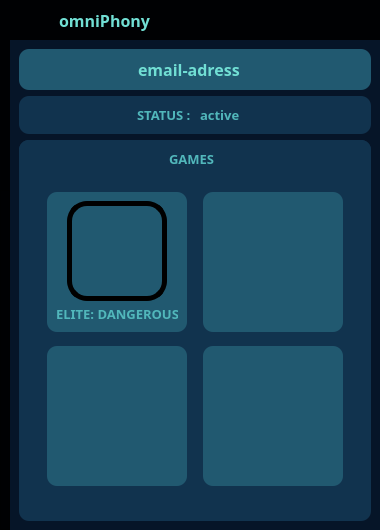
<?xml version="1.0" encoding="UTF-8"?>
<ui version="4.0">
 <class>MainWindow</class>
 <widget class="QMainWindow" name="MainWindow">
  <property name="geometry">
   <rect>
    <x>0</x>
    <y>0</y>
    <width>380</width>
    <height>530</height>
   </rect>
  </property>
  <property name="minimumSize">
   <size>
    <width>380</width>
    <height>530</height>
   </size>
  </property>
  <property name="maximumSize">
   <size>
    <width>380</width>
    <height>530</height>
   </size>
  </property>
  <property name="windowTitle">
   <string>MainWindow</string>
  </property>
  <property name="styleSheet">
   <string notr="true">background-color: rgb(6, 21, 40);
</string>
  </property>
  <widget class="QWidget" name="centralwidget">
   <layout class="QVBoxLayout" name="verticalLayout">
    <property name="spacing">
     <number>0</number>
    </property>
    <property name="leftMargin">
     <number>0</number>
    </property>
    <property name="topMargin">
     <number>0</number>
    </property>
    <property name="rightMargin">
     <number>0</number>
    </property>
    <property name="bottomMargin">
     <number>0</number>
    </property>
    <item>
     <widget class="QFrame" name="topBar">
      <property name="minimumSize">
       <size>
        <width>0</width>
        <height>40</height>
       </size>
      </property>
      <property name="maximumSize">
       <size>
        <width>16777215</width>
        <height>40</height>
       </size>
      </property>
      <property name="styleSheet">
       <string notr="true">QFrame{
	background-color: rgb(0,1,3);
}</string>
      </property>
      <property name="frameShadow">
       <enum>QFrame::Raised</enum>
      </property>
      <layout class="QHBoxLayout" name="horizontalLayout">
       <property name="spacing">
        <number>0</number>
       </property>
       <property name="leftMargin">
        <number>0</number>
       </property>
       <property name="topMargin">
        <number>0</number>
       </property>
       <property name="rightMargin">
        <number>0</number>
       </property>
       <property name="bottomMargin">
        <number>0</number>
       </property>
       <item>
        <widget class="QFrame" name="menuToggle">
         <property name="maximumSize">
          <size>
           <width>50</width>
           <height>40</height>
          </size>
         </property>
         <property name="styleSheet">
          <string notr="true">QFrame{
	background-color: rgb(0, 1, 3);
}</string>
         </property>
         <property name="frameShape">
          <enum>QFrame::NoFrame</enum>
         </property>
         <property name="frameShadow">
          <enum>QFrame::Raised</enum>
         </property>
         <layout class="QHBoxLayout" name="horizontalLayout_3">
          <property name="spacing">
           <number>0</number>
          </property>
          <property name="leftMargin">
           <number>0</number>
          </property>
          <property name="topMargin">
           <number>0</number>
          </property>
          <property name="rightMargin">
           <number>0</number>
          </property>
          <property name="bottomMargin">
           <number>0</number>
          </property>
          <item>
           <widget class="QPushButton" name="toggleButton">
            <property name="sizePolicy">
             <sizepolicy hsizetype="Expanding" vsizetype="Fixed">
              <horstretch>0</horstretch>
              <verstretch>0</verstretch>
             </sizepolicy>
            </property>
            <property name="font">
             <font>
              <family>Neutra Text</family>
              <pointsize>10</pointsize>
              <weight>75</weight>
              <bold>true</bold>
             </font>
            </property>
            <property name="autoFillBackground">
             <bool>false</bool>
            </property>
            <property name="styleSheet">
             <string notr="true">QPushButton{	
	color: rgb(81, 183, 187);
	background-color: rgb(0, 1, 3);
	border: 0px solid;
}</string>
            </property>
            <property name="text">
             <string/>
            </property>
           </widget>
          </item>
         </layout>
        </widget>
       </item>
       <item>
        <widget class="QFrame" name="topMenuBar">
         <property name="maximumSize">
          <size>
           <width>16777215</width>
           <height>40</height>
          </size>
         </property>
         <property name="frameShape">
          <enum>QFrame::NoFrame</enum>
         </property>
         <property name="frameShadow">
          <enum>QFrame::Raised</enum>
         </property>
         <layout class="QHBoxLayout" name="horizontalLayout_5">
          <item>
           <widget class="QLabel" name="label">
            <property name="font">
             <font>
              <family>Neutra Text</family>
              <pointsize>12</pointsize>
              <weight>75</weight>
              <bold>true</bold>
             </font>
            </property>
            <property name="styleSheet">
             <string notr="true">QLabel{
	color: rgb(113, 223, 212);
}</string>
            </property>
            <property name="text">
             <string>omniPhony</string>
            </property>
           </widget>
          </item>
         </layout>
        </widget>
       </item>
      </layout>
     </widget>
    </item>
    <item>
     <widget class="QFrame" name="contentBar">
      <property name="frameShape">
       <enum>QFrame::NoFrame</enum>
      </property>
      <property name="frameShadow">
       <enum>QFrame::Raised</enum>
      </property>
      <property name="lineWidth">
       <number>0</number>
      </property>
      <layout class="QHBoxLayout" name="horizontalLayout_2">
       <property name="spacing">
        <number>0</number>
       </property>
       <property name="leftMargin">
        <number>0</number>
       </property>
       <property name="topMargin">
        <number>0</number>
       </property>
       <property name="rightMargin">
        <number>0</number>
       </property>
       <property name="bottomMargin">
        <number>0</number>
       </property>
       <item>
        <widget class="QFrame" name="contentBar_2">
         <property name="frameShape">
          <enum>QFrame::NoFrame</enum>
         </property>
         <property name="frameShadow">
          <enum>QFrame::Raised</enum>
         </property>
         <property name="lineWidth">
          <number>0</number>
         </property>
         <layout class="QHBoxLayout" name="horizontalLayout_4">
          <property name="spacing">
           <number>0</number>
          </property>
          <property name="leftMargin">
           <number>0</number>
          </property>
          <property name="topMargin">
           <number>0</number>
          </property>
          <property name="rightMargin">
           <number>0</number>
          </property>
          <property name="bottomMargin">
           <number>0</number>
          </property>
          <item>
           <widget class="QFrame" name="menuBtnBar">
            <property name="minimumSize">
             <size>
              <width>10</width>
              <height>0</height>
             </size>
            </property>
            <property name="maximumSize">
             <size>
              <width>16777215</width>
              <height>16777215</height>
             </size>
            </property>
            <property name="styleSheet">
             <string notr="true">QFrame{
	background-color: rgb(0,1,3);
}</string>
            </property>
            <property name="frameShape">
             <enum>QFrame::NoFrame</enum>
            </property>
            <property name="frameShadow">
             <enum>QFrame::Raised</enum>
            </property>
            <property name="lineWidth">
             <number>0</number>
            </property>
            <layout class="QVBoxLayout" name="verticalLayout_2">
             <property name="spacing">
              <number>0</number>
             </property>
             <property name="leftMargin">
              <number>0</number>
             </property>
             <property name="topMargin">
              <number>0</number>
             </property>
             <property name="rightMargin">
              <number>0</number>
             </property>
             <property name="bottomMargin">
              <number>0</number>
             </property>
             <item>
              <widget class="QPushButton" name="btnMain">
               <property name="sizePolicy">
                <sizepolicy hsizetype="Ignored" vsizetype="Fixed">
                 <horstretch>0</horstretch>
                 <verstretch>0</verstretch>
                </sizepolicy>
               </property>
               <property name="minimumSize">
                <size>
                 <width>10</width>
                 <height>50</height>
                </size>
               </property>
               <property name="maximumSize">
                <size>
                 <width>70</width>
                 <height>16777215</height>
                </size>
               </property>
               <property name="font">
                <font>
                 <family>Neutra Text</family>
                 <pointsize>10</pointsize>
                 <weight>75</weight>
                 <bold>true</bold>
                </font>
               </property>
               <property name="styleSheet">
                <string notr="true">QPushButton{	
	background-color: rgb(0, 1, 3);
	color: rgb(55, 134, 149);
	border: 0px solid;
}
QPushButton:hover{
	background-color: rgb(33, 89, 112);
}
</string>
               </property>
               <property name="text">
                <string/>
               </property>
              </widget>
             </item>
             <item>
              <widget class="QPushButton" name="btnSettings">
               <property name="sizePolicy">
                <sizepolicy hsizetype="Ignored" vsizetype="Fixed">
                 <horstretch>0</horstretch>
                 <verstretch>0</verstretch>
                </sizepolicy>
               </property>
               <property name="minimumSize">
                <size>
                 <width>10</width>
                 <height>50</height>
                </size>
               </property>
               <property name="maximumSize">
                <size>
                 <width>70</width>
                 <height>16777215</height>
                </size>
               </property>
               <property name="font">
                <font>
                 <family>Neutra Text</family>
                 <pointsize>10</pointsize>
                 <weight>75</weight>
                 <bold>true</bold>
                </font>
               </property>
               <property name="styleSheet">
                <string notr="true">QPushButton{	
	background-color: rgb(0, 1, 3);
	color: rgb(55, 134, 149);
	border: 0px solid;
}
QPushButton:hover{
	background-color: rgb(33, 89, 112);
}
</string>
               </property>
               <property name="text">
                <string/>
               </property>
              </widget>
             </item>
             <item>
              <widget class="QPushButton" name="btnAccount">
               <property name="sizePolicy">
                <sizepolicy hsizetype="Ignored" vsizetype="Fixed">
                 <horstretch>0</horstretch>
                 <verstretch>0</verstretch>
                </sizepolicy>
               </property>
               <property name="minimumSize">
                <size>
                 <width>10</width>
                 <height>50</height>
                </size>
               </property>
               <property name="maximumSize">
                <size>
                 <width>70</width>
                 <height>16777215</height>
                </size>
               </property>
               <property name="font">
                <font>
                 <family>Neutra Text</family>
                 <pointsize>10</pointsize>
                 <weight>75</weight>
                 <bold>true</bold>
                </font>
               </property>
               <property name="styleSheet">
                <string notr="true">QPushButton{	
	background-color: rgb(0, 1, 3);
	color: rgb(55, 134, 149);
	border: 0px solid;
}
QPushButton:hover{
	background-color: rgb(33, 89, 112);
}
</string>
               </property>
               <property name="text">
                <string/>
               </property>
              </widget>
             </item>
             <item>
              <widget class="QFrame" name="frame">
               <property name="minimumSize">
                <size>
                 <width>10</width>
                 <height>0</height>
                </size>
               </property>
               <property name="styleSheet">
                <string notr="true">QFrame{
	background-color: rgb(0, 1, 3);
}</string>
               </property>
               <property name="frameShape">
                <enum>QFrame::StyledPanel</enum>
               </property>
               <property name="frameShadow">
                <enum>QFrame::Raised</enum>
               </property>
               <layout class="QVBoxLayout" name="verticalLayout_3">
                <property name="spacing">
                 <number>0</number>
                </property>
                <property name="leftMargin">
                 <number>0</number>
                </property>
                <property name="topMargin">
                 <number>0</number>
                </property>
                <property name="rightMargin">
                 <number>0</number>
                </property>
                <property name="bottomMargin">
                 <number>0</number>
                </property>
               </layout>
              </widget>
             </item>
            </layout>
           </widget>
          </item>
          <item>
           <widget class="QFrame" name="contentFrame">
            <property name="frameShape">
             <enum>QFrame::NoFrame</enum>
            </property>
            <property name="frameShadow">
             <enum>QFrame::Raised</enum>
            </property>
            <property name="lineWidth">
             <number>0</number>
            </property>
            <layout class="QVBoxLayout" name="verticalLayout_4">
             <property name="spacing">
              <number>0</number>
             </property>
             <property name="leftMargin">
              <number>0</number>
             </property>
             <property name="topMargin">
              <number>0</number>
             </property>
             <property name="rightMargin">
              <number>0</number>
             </property>
             <property name="bottomMargin">
              <number>0</number>
             </property>
             <item>
              <widget class="QStackedWidget" name="homePages">
               <property name="currentIndex">
                <number>1</number>
               </property>
               <widget class="QWidget" name="homePage">
                <layout class="QGridLayout" name="gridLayout">
                 <item row="1" column="0">
                  <widget class="QFrame" name="activeBody">
                   <property name="styleSheet">
                    <string notr="true">QFrame{
	background-color: rgb(17, 51, 78);
	border-radius: 10px;
}</string>
                   </property>
                   <property name="frameShape">
                    <enum>QFrame::StyledPanel</enum>
                   </property>
                   <property name="frameShadow">
                    <enum>QFrame::Raised</enum>
                   </property>
                   <layout class="QVBoxLayout" name="verticalLayout_5">
                    <item>
                     <spacer name="verticalSpacer_4">
                      <property name="orientation">
                       <enum>Qt::Vertical</enum>
                      </property>
                      <property name="sizeHint" stdset="0">
                       <size>
                        <width>20</width>
                        <height>40</height>
                       </size>
                      </property>
                     </spacer>
                    </item>
                    <item>
                     <widget class="QLabel" name="statusInfo">
                      <property name="font">
                       <font>
                        <family>Neutra Text</family>
                        <pointsize>12</pointsize>
                       </font>
                      </property>
                      <property name="styleSheet">
                       <string notr="true">QLabel{
	color: rgb(81,183,187);
}</string>
                      </property>
                      <property name="text">
                       <string>Waiting for game window to open</string>
                      </property>
                      <property name="alignment">
                       <set>Qt::AlignCenter</set>
                      </property>
                     </widget>
                    </item>
                    <item>
                     <spacer name="verticalSpacer_3">
                      <property name="orientation">
                       <enum>Qt::Vertical</enum>
                      </property>
                      <property name="sizeHint" stdset="0">
                       <size>
                        <width>20</width>
                        <height>40</height>
                       </size>
                      </property>
                     </spacer>
                    </item>
                    <item>
                     <widget class="QLabel" name="statusBody">
                      <property name="font">
                       <font>
                        <family>Neutra Text</family>
                        <pointsize>12</pointsize>
                       </font>
                      </property>
                      <property name="styleSheet">
                       <string notr="true">QLabel{
	color: rgb(81, 183, 187);
}</string>
                      </property>
                      <property name="text">
                       <string>Schoenberg was a mad hatter. Some days he wouldn't even brush his teeth when he got out of bed. And some days he liked to take long walks by the river while juggling the keys to his luxury sports cars, dangerously close to the water.</string>
                      </property>
                      <property name="wordWrap">
                       <bool>true</bool>
                      </property>
                     </widget>
                    </item>
                    <item>
                     <spacer name="verticalSpacer_5">
                      <property name="orientation">
                       <enum>Qt::Vertical</enum>
                      </property>
                      <property name="sizeHint" stdset="0">
                       <size>
                        <width>20</width>
                        <height>40</height>
                       </size>
                      </property>
                     </spacer>
                    </item>
                   </layout>
                  </widget>
                 </item>
                 <item row="0" column="0">
                  <widget class="QFrame" name="activeFrame">
                   <property name="sizePolicy">
                    <sizepolicy hsizetype="Expanding" vsizetype="Fixed">
                     <horstretch>0</horstretch>
                     <verstretch>0</verstretch>
                    </sizepolicy>
                   </property>
                   <property name="minimumSize">
                    <size>
                     <width>0</width>
                     <height>140</height>
                    </size>
                   </property>
                   <property name="maximumSize">
                    <size>
                     <width>166700</width>
                     <height>140</height>
                    </size>
                   </property>
                   <property name="styleSheet">
                    <string notr="true">QFrame{
	background-color: rgb(33, 89, 112);
	border-radius: 10px;
}</string>
                   </property>
                   <property name="frameShape">
                    <enum>QFrame::NoFrame</enum>
                   </property>
                   <property name="frameShadow">
                    <enum>QFrame::Raised</enum>
                   </property>
                   <layout class="QGridLayout" name="gridLayout_2">
                    <item row="0" column="0">
                     <widget class="QLabel" name="labelActive0">
                      <property name="sizePolicy">
                       <sizepolicy hsizetype="Expanding" vsizetype="Fixed">
                        <horstretch>0</horstretch>
                        <verstretch>0</verstretch>
                       </sizepolicy>
                      </property>
                      <property name="minimumSize">
                       <size>
                        <width>80</width>
                        <height>80</height>
                       </size>
                      </property>
                      <property name="maximumSize">
                       <size>
                        <width>80</width>
                        <height>80</height>
                       </size>
                      </property>
                      <property name="text">
                       <string/>
                      </property>
                      <property name="pixmap">
                       <pixmap resource="../resources/resources.qrc">:/Icons/icons/activeLit.png</pixmap>
                      </property>
                      <property name="scaledContents">
                       <bool>true</bool>
                      </property>
                      <property name="alignment">
                       <set>Qt::AlignCenter</set>
                      </property>
                     </widget>
                    </item>
                    <item row="1" column="0">
                     <widget class="QLabel" name="statusActive">
                      <property name="sizePolicy">
                       <sizepolicy hsizetype="Preferred" vsizetype="Fixed">
                        <horstretch>0</horstretch>
                        <verstretch>0</verstretch>
                       </sizepolicy>
                      </property>
                      <property name="font">
                       <font>
                        <family>Neutra Text</family>
                        <pointsize>12</pointsize>
                        <weight>75</weight>
                        <bold>true</bold>
                       </font>
                      </property>
                      <property name="styleSheet">
                       <string notr="true">QLabel{
	color: rgb(113, 223, 212);
}</string>
                      </property>
                      <property name="text">
                       <string>ACTIVE</string>
                      </property>
                      <property name="alignment">
                       <set>Qt::AlignCenter</set>
                      </property>
                     </widget>
                    </item>
                   </layout>
                  </widget>
                 </item>
                </layout>
               </widget>
               <widget class="QWidget" name="accountPage">
                <layout class="QVBoxLayout" name="verticalLayout_6">
                 <item>
                  <widget class="QFrame" name="userName">
                   <property name="sizePolicy">
                    <sizepolicy hsizetype="Preferred" vsizetype="Fixed">
                     <horstretch>0</horstretch>
                     <verstretch>0</verstretch>
                    </sizepolicy>
                   </property>
                   <property name="styleSheet">
                    <string notr="true">QFrame{
	background-color: rgb(33, 89, 112);
	border-radius: 10px;
}
</string>
                   </property>
                   <property name="frameShape">
                    <enum>QFrame::StyledPanel</enum>
                   </property>
                   <property name="frameShadow">
                    <enum>QFrame::Raised</enum>
                   </property>
                   <layout class="QHBoxLayout" name="horizontalLayout_6">
                    <item>
                     <spacer name="horizontalSpacer">
                      <property name="orientation">
                       <enum>Qt::Horizontal</enum>
                      </property>
                      <property name="sizeHint" stdset="0">
                       <size>
                        <width>40</width>
                        <height>20</height>
                       </size>
                      </property>
                     </spacer>
                    </item>
                    <item>
                     <widget class="QLabel" name="emailAdress">
                      <property name="sizePolicy">
                       <sizepolicy hsizetype="Preferred" vsizetype="Fixed">
                        <horstretch>0</horstretch>
                        <verstretch>0</verstretch>
                       </sizepolicy>
                      </property>
                      <property name="font">
                       <font>
                        <family>Neutra Text</family>
                        <pointsize>12</pointsize>
                        <weight>75</weight>
                        <bold>true</bold>
                       </font>
                      </property>
                      <property name="styleSheet">
                       <string notr="true">QLabel{
	color: rgb(113, 223, 212);
}</string>
                      </property>
                      <property name="text">
                       <string>email-adress</string>
                      </property>
                     </widget>
                    </item>
                    <item>
                     <spacer name="horizontalSpacer_2">
                      <property name="orientation">
                       <enum>Qt::Horizontal</enum>
                      </property>
                      <property name="sizeHint" stdset="0">
                       <size>
                        <width>40</width>
                        <height>20</height>
                       </size>
                      </property>
                     </spacer>
                    </item>
                    <item>
                     <widget class="QLabel" name="userImage">
                      <property name="sizePolicy">
                       <sizepolicy hsizetype="Fixed" vsizetype="Fixed">
                        <horstretch>0</horstretch>
                        <verstretch>0</verstretch>
                       </sizepolicy>
                      </property>
                      <property name="text">
                       <string/>
                      </property>
                      <property name="pixmap">
                       <pixmap resource="../resources/resources.qrc">:/Icons/icons/cil-user.png</pixmap>
                      </property>
                     </widget>
                    </item>
                   </layout>
                  </widget>
                 </item>
                 <item>
                  <widget class="QFrame" name="accountStatus">
                   <property name="sizePolicy">
                    <sizepolicy hsizetype="Preferred" vsizetype="Fixed">
                     <horstretch>0</horstretch>
                     <verstretch>0</verstretch>
                    </sizepolicy>
                   </property>
                   <property name="styleSheet">
                    <string notr="true">QFrame{
	background-color: rgb(17, 51, 78);
	border-radius: 10px;
}</string>
                   </property>
                   <property name="frameShape">
                    <enum>QFrame::StyledPanel</enum>
                   </property>
                   <property name="frameShadow">
                    <enum>QFrame::Raised</enum>
                   </property>
                   <layout class="QHBoxLayout" name="horizontalLayout_7">
                    <item>
                     <spacer name="horizontalSpacer_3">
                      <property name="orientation">
                       <enum>Qt::Horizontal</enum>
                      </property>
                      <property name="sizeHint" stdset="0">
                       <size>
                        <width>40</width>
                        <height>20</height>
                       </size>
                      </property>
                     </spacer>
                    </item>
                    <item>
                     <widget class="QLabel" name="statusTitle">
                      <property name="sizePolicy">
                       <sizepolicy hsizetype="Fixed" vsizetype="Fixed">
                        <horstretch>0</horstretch>
                        <verstretch>0</verstretch>
                       </sizepolicy>
                      </property>
                      <property name="font">
                       <font>
                        <family>Neutra Text</family>
                        <pointsize>10</pointsize>
                        <weight>75</weight>
                        <bold>true</bold>
                       </font>
                      </property>
                      <property name="styleSheet">
                       <string notr="true">QLabel{
	color: rgb(81, 183, 187);
}</string>
                      </property>
                      <property name="text">
                       <string>STATUS : </string>
                      </property>
                     </widget>
                    </item>
                    <item>
                     <widget class="QLabel" name="statusActive_2">
                      <property name="sizePolicy">
                       <sizepolicy hsizetype="Preferred" vsizetype="Fixed">
                        <horstretch>0</horstretch>
                        <verstretch>0</verstretch>
                       </sizepolicy>
                      </property>
                      <property name="font">
                       <font>
                        <family>Neutra Text</family>
                        <pointsize>10</pointsize>
                        <weight>75</weight>
                        <bold>true</bold>
                       </font>
                      </property>
                      <property name="styleSheet">
                       <string notr="true">QLabel{
	color: rgb(81, 183, 187);
}</string>
                      </property>
                      <property name="text">
                       <string>active</string>
                      </property>
                     </widget>
                    </item>
                    <item>
                     <spacer name="horizontalSpacer_5">
                      <property name="orientation">
                       <enum>Qt::Horizontal</enum>
                      </property>
                      <property name="sizeHint" stdset="0">
                       <size>
                        <width>40</width>
                        <height>20</height>
                       </size>
                      </property>
                     </spacer>
                    </item>
                    <item>
                     <widget class="QLabel" name="statusCheck">
                      <property name="sizePolicy">
                       <sizepolicy hsizetype="Fixed" vsizetype="Fixed">
                        <horstretch>0</horstretch>
                        <verstretch>0</verstretch>
                       </sizepolicy>
                      </property>
                      <property name="text">
                       <string/>
                      </property>
                      <property name="pixmap">
                       <pixmap resource="../resources/resources.qrc">:/Icons/icons/cil-check-circle.png</pixmap>
                      </property>
                     </widget>
                    </item>
                   </layout>
                  </widget>
                 </item>
                 <item>
                  <widget class="QFrame" name="games">
                   <property name="styleSheet">
                    <string notr="true">QFrame{
	background-color: rgb(17, 51, 78);
	border-radius: 10px;
}</string>
                   </property>
                   <property name="frameShape">
                    <enum>QFrame::StyledPanel</enum>
                   </property>
                   <property name="frameShadow">
                    <enum>QFrame::Raised</enum>
                   </property>
                   <layout class="QHBoxLayout" name="horizontalLayout_8">
                    <property name="spacing">
                     <number>0</number>
                    </property>
                    <property name="leftMargin">
                     <number>0</number>
                    </property>
                    <property name="topMargin">
                     <number>0</number>
                    </property>
                    <property name="rightMargin">
                     <number>0</number>
                    </property>
                    <item>
                     <widget class="QFrame" name="gamesArchive">
                      <property name="frameShape">
                       <enum>QFrame::StyledPanel</enum>
                      </property>
                      <property name="frameShadow">
                       <enum>QFrame::Raised</enum>
                      </property>
                      <layout class="QVBoxLayout" name="verticalLayout_7">
                       <item>
                        <widget class="QFrame" name="titelBar">
                         <property name="sizePolicy">
                          <sizepolicy hsizetype="Preferred" vsizetype="Fixed">
                           <horstretch>0</horstretch>
                           <verstretch>0</verstretch>
                          </sizepolicy>
                         </property>
                         <property name="frameShape">
                          <enum>QFrame::NoFrame</enum>
                         </property>
                         <property name="frameShadow">
                          <enum>QFrame::Raised</enum>
                         </property>
                         <layout class="QHBoxLayout" name="horizontalLayout_9">
                          <property name="spacing">
                           <number>0</number>
                          </property>
                          <property name="leftMargin">
                           <number>0</number>
                          </property>
                          <property name="topMargin">
                           <number>0</number>
                          </property>
                          <property name="rightMargin">
                           <number>0</number>
                          </property>
                          <property name="bottomMargin">
                           <number>0</number>
                          </property>
                          <item>
                           <spacer name="horizontalSpacer_4">
                            <property name="orientation">
                             <enum>Qt::Horizontal</enum>
                            </property>
                            <property name="sizeHint" stdset="0">
                             <size>
                              <width>134</width>
                              <height>20</height>
                             </size>
                            </property>
                           </spacer>
                          </item>
                          <item>
                           <widget class="QLabel" name="gameTitle">
                            <property name="font">
                             <font>
                              <family>Neutra Text</family>
                              <pointsize>10</pointsize>
                              <weight>75</weight>
                              <bold>true</bold>
                             </font>
                            </property>
                            <property name="styleSheet">
                             <string notr="true">QLabel{
	color: rgb(81, 183, 187);
}</string>
                            </property>
                            <property name="text">
                             <string>GAMES</string>
                            </property>
                           </widget>
                          </item>
                          <item>
                           <spacer name="horizontalSpacer_6">
                            <property name="orientation">
                             <enum>Qt::Horizontal</enum>
                            </property>
                            <property name="sizeHint" stdset="0">
                             <size>
                              <width>133</width>
                              <height>20</height>
                             </size>
                            </property>
                           </spacer>
                          </item>
                          <item>
                           <widget class="QLabel" name="gameIcon">
                            <property name="styleSheet">
                             <string notr="true">QLabel{
	color: rgb(81, 183, 187);
}</string>
                            </property>
                            <property name="text">
                             <string/>
                            </property>
                            <property name="pixmap">
                             <pixmap resource="../resources/resources.qrc">:/Icons/icons/cil-gamepad.png</pixmap>
                            </property>
                           </widget>
                          </item>
                         </layout>
                        </widget>
                       </item>
                       <item>
                        <widget class="QFrame" name="Games">
                         <property name="frameShape">
                          <enum>QFrame::NoFrame</enum>
                         </property>
                         <property name="frameShadow">
                          <enum>QFrame::Raised</enum>
                         </property>
                         <layout class="QGridLayout" name="gridLayout_3">
                          <item row="0" column="1">
                           <widget class="QFrame" name="game2">
                            <property name="sizePolicy">
                             <sizepolicy hsizetype="Expanding" vsizetype="Preferred">
                              <horstretch>0</horstretch>
                              <verstretch>0</verstretch>
                             </sizepolicy>
                            </property>
                            <property name="minimumSize">
                             <size>
                              <width>120</width>
                              <height>120</height>
                             </size>
                            </property>
                            <property name="maximumSize">
                             <size>
                              <width>140</width>
                              <height>140</height>
                             </size>
                            </property>
                            <property name="styleSheet">
                             <string notr="true">QFrame{
	background-color: rgb(33,89,112);
}</string>
                            </property>
                            <property name="frameShape">
                             <enum>QFrame::NoFrame</enum>
                            </property>
                            <property name="frameShadow">
                             <enum>QFrame::Raised</enum>
                            </property>
                           </widget>
                          </item>
                          <item row="1" column="0">
                           <widget class="QFrame" name="game3">
                            <property name="sizePolicy">
                             <sizepolicy hsizetype="Expanding" vsizetype="Preferred">
                              <horstretch>0</horstretch>
                              <verstretch>0</verstretch>
                             </sizepolicy>
                            </property>
                            <property name="minimumSize">
                             <size>
                              <width>120</width>
                              <height>120</height>
                             </size>
                            </property>
                            <property name="maximumSize">
                             <size>
                              <width>140</width>
                              <height>140</height>
                             </size>
                            </property>
                            <property name="styleSheet">
                             <string notr="true">QFrame{
	background-color: rgb(33,89,112);
}</string>
                            </property>
                            <property name="frameShape">
                             <enum>QFrame::NoFrame</enum>
                            </property>
                            <property name="frameShadow">
                             <enum>QFrame::Raised</enum>
                            </property>
                           </widget>
                          </item>
                          <item row="1" column="1">
                           <widget class="QFrame" name="game4">
                            <property name="sizePolicy">
                             <sizepolicy hsizetype="Expanding" vsizetype="Preferred">
                              <horstretch>0</horstretch>
                              <verstretch>0</verstretch>
                             </sizepolicy>
                            </property>
                            <property name="minimumSize">
                             <size>
                              <width>120</width>
                              <height>120</height>
                             </size>
                            </property>
                            <property name="maximumSize">
                             <size>
                              <width>140</width>
                              <height>140</height>
                             </size>
                            </property>
                            <property name="styleSheet">
                             <string notr="true">QFrame{
	background-color: rgb(33,89,112);
}</string>
                            </property>
                            <property name="frameShape">
                             <enum>QFrame::NoFrame</enum>
                            </property>
                            <property name="frameShadow">
                             <enum>QFrame::Raised</enum>
                            </property>
                           </widget>
                          </item>
                          <item row="0" column="0">
                           <widget class="QFrame" name="game1">
                            <property name="sizePolicy">
                             <sizepolicy hsizetype="Expanding" vsizetype="Preferred">
                              <horstretch>0</horstretch>
                              <verstretch>0</verstretch>
                             </sizepolicy>
                            </property>
                            <property name="minimumSize">
                             <size>
                              <width>120</width>
                              <height>120</height>
                             </size>
                            </property>
                            <property name="maximumSize">
                             <size>
                              <width>140</width>
                              <height>140</height>
                             </size>
                            </property>
                            <property name="styleSheet">
                             <string notr="true">QFrame{
	background-color: rgb(33,89,112);
}</string>
                            </property>
                            <property name="frameShape">
                             <enum>QFrame::NoFrame</enum>
                            </property>
                            <property name="frameShadow">
                             <enum>QFrame::Raised</enum>
                            </property>
                            <layout class="QVBoxLayout" name="verticalLayout_8">
                             <item alignment="Qt::AlignHCenter">
                              <widget class="QLabel" name="game1Image">
                               <property name="minimumSize">
                                <size>
                                 <width>100</width>
                                 <height>100</height>
                                </size>
                               </property>
                               <property name="maximumSize">
                                <size>
                                 <width>100</width>
                                 <height>100</height>
                                </size>
                               </property>
                               <property name="styleSheet">
                                <string notr="true">QLabel{
	background-clip: padding;
	border: 5px solid black;
	border-radius: 20px;
}</string>
                               </property>
                               <property name="text">
                                <string/>
                               </property>
                               <property name="pixmap">
                                <pixmap resource="../resources/resources.qrc">:/gameIcons/icons/elite-dangerous.png</pixmap>
                               </property>
                               <property name="scaledContents">
                                <bool>true</bool>
                               </property>
                              </widget>
                             </item>
                             <item>
                              <widget class="QLabel" name="game1Title">
                               <property name="sizePolicy">
                                <sizepolicy hsizetype="Preferred" vsizetype="Fixed">
                                 <horstretch>0</horstretch>
                                 <verstretch>0</verstretch>
                                </sizepolicy>
                               </property>
                               <property name="font">
                                <font>
                                 <family>Neutra Text</family>
                                 <pointsize>10</pointsize>
                                 <weight>75</weight>
                                 <bold>true</bold>
                                </font>
                               </property>
                               <property name="styleSheet">
                                <string notr="true">QLabel{
	color: rgb(81, 183, 187);
}</string>
                               </property>
                               <property name="text">
                                <string>ELITE: DANGEROUS</string>
                               </property>
                              </widget>
                             </item>
                            </layout>
                           </widget>
                          </item>
                         </layout>
                        </widget>
                       </item>
                      </layout>
                     </widget>
                    </item>
                   </layout>
                  </widget>
                 </item>
                </layout>
               </widget>
               <widget class="QWidget" name="settingsPage"/>
              </widget>
             </item>
            </layout>
           </widget>
          </item>
         </layout>
        </widget>
       </item>
      </layout>
     </widget>
    </item>
   </layout>
  </widget>
 </widget>
 <resources>
  <include location="../resources/resources.qrc"/>
 </resources>
 <connections/>
</ui>
